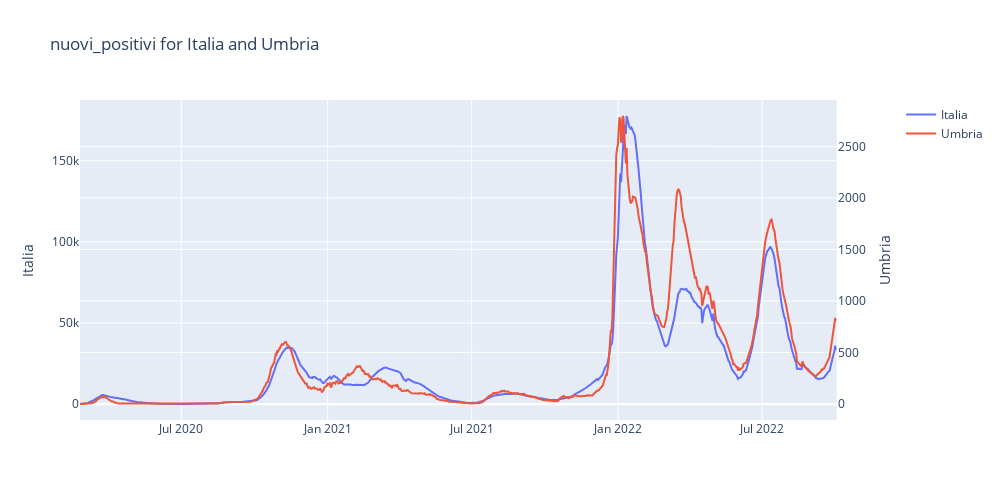

The notebook cell this image was saved under:
### Code cell
trend_name='nuovi_positivi'
regione1='Italia'
regione2='Umbria'

# Create figure with secondary y-axis
fig = make_subplots(specs=[[{"secondary_y": True}]])

# Add traces
fig.add_trace(
    go.Scatter(x=giorni, y=moving_function_rev1(trend[trend_name][regione1],np.mean,3,3), name=regione1),
    secondary_y=False,
)

fig.add_trace(
    go.Scatter(x=giorni, y=moving_function_rev1(trend[trend_name][regione2],np.mean,3,3), name=regione2),
    secondary_y=True,
)

# Add figure title
fig.update_layout(
    title_text="%s for %s and %s"%(trend_name,regione1,regione2),
    width=1000,height=500
)

# Set x-axis title
#fig.update_xaxes(title_text="Giorni")

# Set y-axes titles
fig.update_yaxes(title_text=regione1, secondary_y=False)
fig.update_yaxes(title_text=regione2, secondary_y=True)

fig.show()

### Figure 1 — Plotly figure (JSON) as saved in the notebook; plotly's stock layout.template omitted (floating-point values rounded to 4 significant figures; data arrays with more than 128 entries replaced by an {"elided": "..."} marker saying what was removed)
{"data": [{"name": "Italia", "type": "scatter", "x": {"elided": "952 str values"}, "xaxis": "x", "y": {"elided": "952 float values"}, "yaxis": "y"}, {"name": "Umbria", "type": "scatter", "x": {"elided": "952 str values"}, "xaxis": "x", "y": {"elided": "952 int values"}, "yaxis": "y2"}], "layout": {"height": 500, "title": {"text": "nuovi_positivi for Italia and Umbria"}, "width": 1000, "xaxis": {"anchor": "y", "domain": [0, 0.94]}, "yaxis": {"anchor": "x", "domain": [0, 1], "title": {"text": "Italia"}}, "yaxis2": {"anchor": "x", "overlaying": "y", "side": "right", "title": {"text": "Umbria"}}}}
